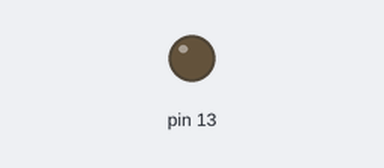
Bench run of a sketch on a simulated Arduino Uno, built with avr-gcc and run on an emulated ATmega328P. Parts: output pins drawn as LEDs (lit = HIGH).

Above: at 1.7 s.
At 6.7 s:
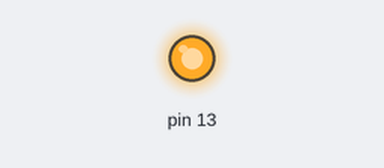
Timing chart, 0 to 10.7 s (numbered marks = the images above):
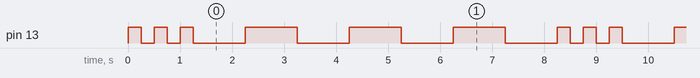

The sketch:

SOS.ino
```cpp
void setup()
{
  // put your setup code here, to run once:
pinMode(13,OUTPUT);
}

void loop()
{
  // put your main code here, to run repeatedly:
digitalWrite(13,HIGH); //set the LED on
delay(250); // 1/4 sec delay
digitalWrite(13,LOW); //set the LED off
delay(250); // 1/4 sec delay
digitalWrite(13,HIGH); //set the LED on
delay(250); // 1/4 sec delay
digitalWrite(13,LOW);//set the LED off
delay(250); // 1/4 sec delay
digitalWrite(13,HIGH); //set the LED on
delay(250); // 1/4 sec delay
digitalWrite(13,LOW);//set the LED off
delay(1000); //delay for next letter
//the end of S

digitalWrite(13,HIGH); //set the LED on
delay(1000); // 1 sec delay
digitalWrite(13,LOW);//set the LED off
delay(1000); //1 sec delay
digitalWrite(13,HIGH); //set the LED on
delay(1000); // 1 sec delay
digitalWrite(13,LOW);//set the LED off
delay(1000); //1 sec delay
digitalWrite(13,HIGH); //set the LED on
delay(1000); // 1 sec delay
digitalWrite(13,LOW);//set the LED off
delay(1000); //delay for next letter S


}
```

Measured:
- by itself, pin 13: repeats every 8.3 s: 2 × (LOW 0.25 s, HIGH 0.25 s), 3 × (LOW 1.0 s, HIGH 1.0 s), LOW 1.0 s, HIGH 0.25 s
- by itself, everything shown: repeats every 8.3 s, in 12 steps
